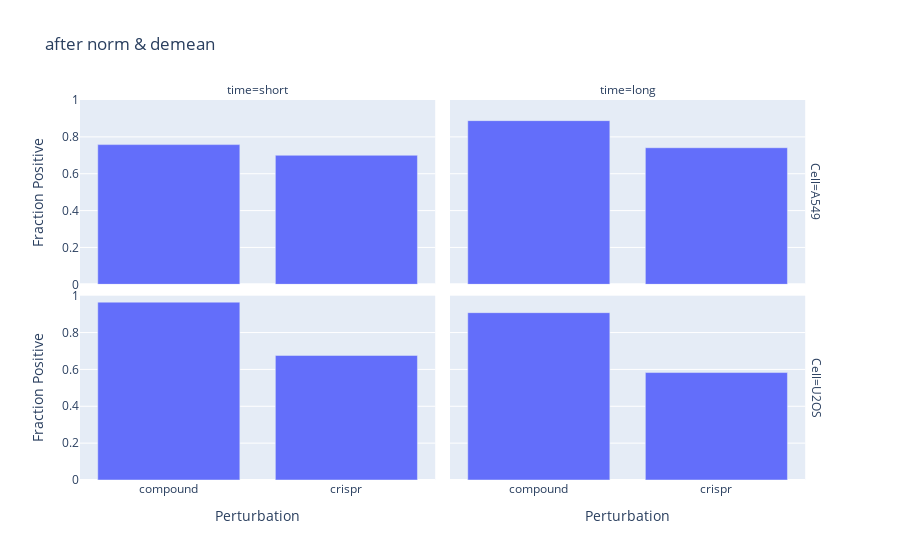

The notebook cell saved with this chart:
### Code cell
y_range=[0,1.0]
fig=go.Figure()
fig = px.bar(
    data_frame=replicability_fp_df,
    x="Modality",
    y="fp",
    facet_row="Cell",
    facet_col="time",
    title='after norm & demean'
)
fig.update_layout(
    yaxis_range=y_range,
    xaxis1=dict(title="Perturbation"),
    xaxis2=dict(title="Perturbation"),
    yaxis1=dict(title="Fraction Positive"),
    yaxis3=dict(title="Fraction Positive"),
)
#fig.write_image('11b.png')
fig.show()
#fig.show("png")
#fig.write_image(
#    f"figures/1.CellProfiler_replicability_fp.png", width=640, height=480, scale=2
#)

### Figure 1 — Plotly figure (JSON) as saved in the notebook; plotly's stock layout.template omitted (floating-point values rounded to 4 significant figures)
{"data": [{"alignmentgroup": "True", "hovertemplate": "Cell=A549<br>time=short<br>Modality=%{x}<br>fp=%{y}<extra></extra>", "legendgroup": "", "marker": {"color": "#636efa", "pattern": {"shape": ""}}, "name": "", "offsetgroup": "", "orientation": "v", "showlegend": false, "textposition": "auto", "type": "bar", "x": ["compound", "crispr"], "xaxis": "x3", "y": [0.758, 0.7], "yaxis": "y3"}, {"alignmentgroup": "True", "hovertemplate": "Cell=A549<br>time=long<br>Modality=%{x}<br>fp=%{y}<extra></extra>", "legendgroup": "", "marker": {"color": "#636efa", "pattern": {"shape": ""}}, "name": "", "offsetgroup": "", "orientation": "v", "showlegend": false, "textposition": "auto", "type": "bar", "x": ["crispr", "compound"], "xaxis": "x4", "y": [0.741, 0.888], "yaxis": "y4"}, {"alignmentgroup": "True", "hovertemplate": "Cell=U2OS<br>time=short<br>Modality=%{x}<br>fp=%{y}<extra></extra>", "legendgroup": "", "marker": {"color": "#636efa", "pattern": {"shape": ""}}, "name": "", "offsetgroup": "", "orientation": "v", "showlegend": false, "textposition": "auto", "type": "bar", "x": ["compound", "crispr"], "xaxis": "x", "y": [0.965, 0.676], "yaxis": "y"}, {"alignmentgroup": "True", "hovertemplate": "Cell=U2OS<br>time=long<br>Modality=%{x}<br>fp=%{y}<extra></extra>", "legendgroup": "", "marker": {"color": "#636efa", "pattern": {"shape": ""}}, "name": "", "offsetgroup": "", "orientation": "v", "showlegend": false, "textposition": "auto", "type": "bar", "x": ["crispr", "compound"], "xaxis": "x2", "y": [0.583, 0.908], "yaxis": "y2"}], "layout": {"annotations": [{"font": {}, "showarrow": false, "text": "time=short", "x": 0.24, "xanchor": "center", "xref": "paper", "y": 1, "yanchor": "bottom", "yref": "paper"}, {"font": {}, "showarrow": false, "text": "time=long", "x": 0.74, "xanchor": "center", "xref": "paper", "y": 1, "yanchor": "bottom", "yref": "paper"}, {"font": {}, "showarrow": false, "text": "Cell=U2OS", "textangle": 90, "x": 0.98, "xanchor": "left", "xref": "paper", "y": 0.2425, "yanchor": "middle", "yref": "paper"}, {"font": {}, "showarrow": false, "text": "Cell=A549", "textangle": 90, "x": 0.98, "xanchor": "left", "xref": "paper", "y": 0.7575, "yanchor": "middle", "yref": "paper"}], "barmode": "relative", "legend": {"tracegroupgap": 0}, "title": {"text": "after norm & demean"}, "xaxis": {"anchor": "y", "domain": [0, 0.48], "title": {"text": "Perturbation"}}, "xaxis2": {"anchor": "y2", "domain": [0.5, 0.98], "matches": "x", "title": {"text": "Perturbation"}}, "xaxis3": {"anchor": "y3", "domain": [0, 0.48], "matches": "x", "showticklabels": false}, "xaxis4": {"anchor": "y4", "domain": [0.5, 0.98], "matches": "x", "showticklabels": false}, "yaxis": {"anchor": "x", "domain": [0, 0.485], "range": [0, 1], "title": {"text": "Fraction Positive"}}, "yaxis2": {"anchor": "x2", "domain": [0, 0.485], "matches": "y", "showticklabels": false}, "yaxis3": {"anchor": "x3", "domain": [0.515, 1], "matches": "y", "title": {"text": "Fraction Positive"}}, "yaxis4": {"anchor": "x4", "domain": [0.515, 1], "matches": "y", "showticklabels": false}}}
